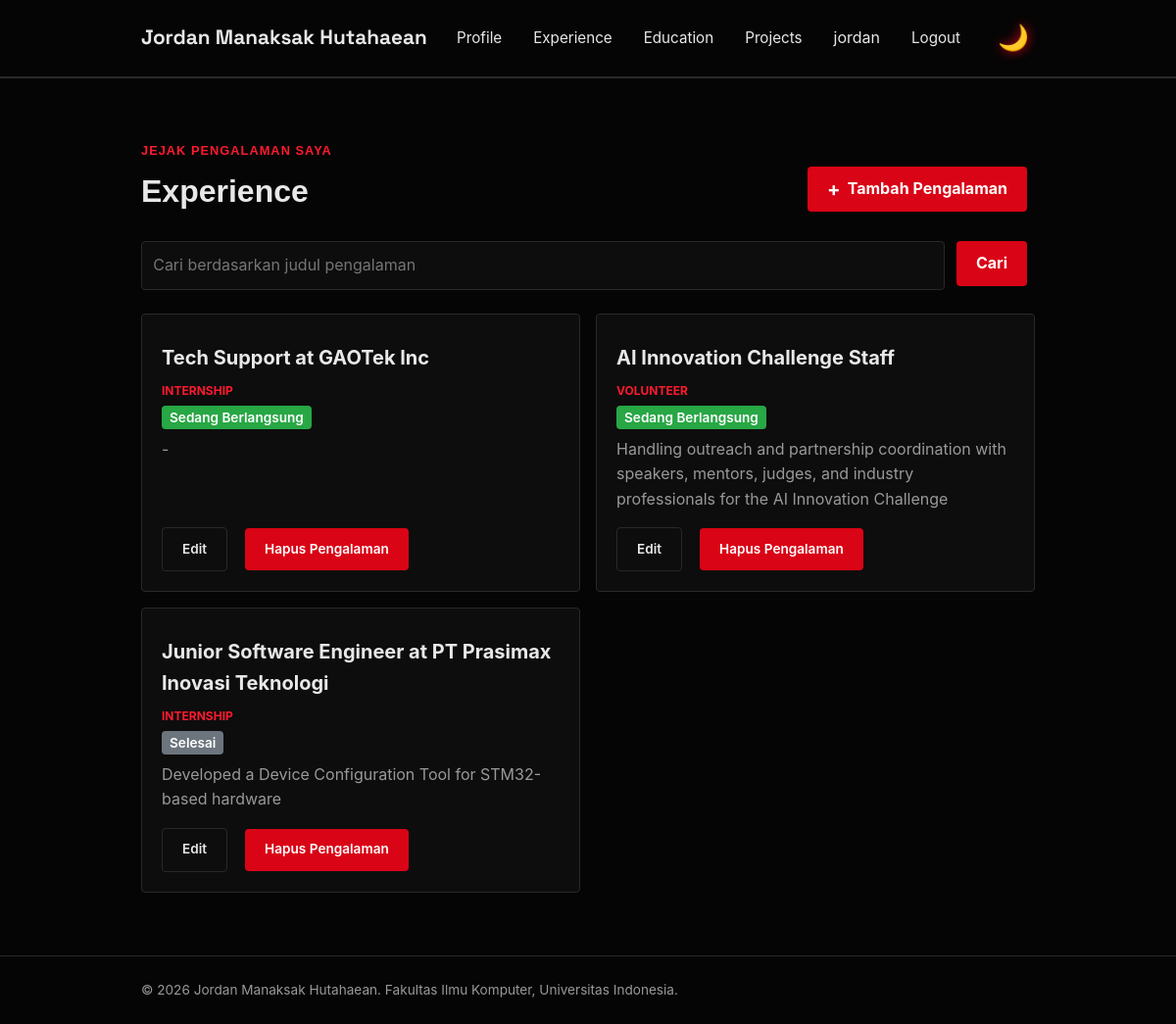
Page /experience/ (signed in) on the committed database.
### main/models.py (models this page shows, shortened)
class Experience(models.Model):
    EXPERIENCE_CHOICES = [
        ('internship', 'Internship'),
        ('research', 'Research'),
        ('volunteer', 'Volunteer'),
        ('part-time', 'Part-Time'),
        ('full-time', 'Full-Time'),
        ('freelance', 'Freelance'),
    ]
    id = models.UUIDField(primary_key=True, default=uuid.uuid4, editable=False)
    title = models.CharField(max_length=255)
    description = models.TextField()
    category = models.CharField(max_length=20, choices=EXPERIENCE_CHOICES, default='full-time')
    thumbnail = models.URLField(blank=True, null=True)
    started_at = models.DateTimeField()
    ended_at = models.DateTimeField(blank=True, null=True)
    class Meta:
        ordering = ['-started_at']
    @property
    def is_ongoing(self):
        return self.ended_at is None

### main/views.py (the view)
# urls.py: path("experience/", show_experience, name="show_experience"),
def show_experience(request):
    json_response = get_experience_json(request)
    experiences = serializers.deserialize(
        "json", json_response.content.decode("utf-8")
    )
    experiences = [exp.object for exp in experiences]
    title_query = request.GET.get("title", "").strip()
    context = {
        "name": "Jordan Manaksak Hutahaean",
        "experience_list": experiences,
        "title_query": title_query,
    }
    return render(request, "experience.html", context)

### main/views.py (called while the page is built)
def get_experience_json(request):
    title_query = request.GET.get("title", "").strip()
    experiences = Experience.objects.all()
    if title_query:
        experiences = experiences.filter(title__icontains=title_query)
    experience_json = serializers.serialize("json", experiences)
    return HttpResponse(experience_json, content_type="application/json")

### templates/experience.html (shortened to what this page needs)
{% extends "base.html" %}
{% block content %}
    <main>
        <section class="experience-section" id="experience">
            <div class="container">
                <p class="section-kicker">Jejak pengalaman saya</p>
                <div class="project-header">
                    <h1>Experience</h1>
                    <a href="{% url 'main:create_experience' %}"
                       class="button project-add-button">
                        <span aria-hidden="true">+</span>
                        Tambah Pengalaman
                    </a>
                </div>
                <form method="get"
                      action="{% url 'main:show_experience' %}"
                      class="project-search">
                    <input type="search"
                           name="title"
                           value="{{ title_query }}"
                           placeholder="Cari berdasarkan judul pengalaman"
                           class="project-search__input"
                           aria-label="Cari berdasarkan judul pengalaman">
                    <button type="submit" class="button">Cari</button>
                </form>
                <div class="experience-grid project-grid">
                    {% for experience in experience_list %}
                        <article class="experience-card">
                            <h2>{{ experience.title }}</h2>
                            <span class="experience-category">{{ experience.get_category_display }}</span>
                            <div class="experience-status" style="margin: 8px 0;">
                                {% if experience.is_ongoing %}
                                    <span class="badge" style="background-color: #28a745; color: white; padding: 4px 8px; border-radius: 4px; font-size: 0.85rem;">
                                        Sedang Berlangsung
                                    </span>
                                {% else %}
                                    <span class="badge" style="background-color: #6c757d; color: white; padding: 4px 8px; border-radius: 4px; font-size: 0.85rem;">
                                        Selesai
                                    </span>
                                {% endif %}
                            </div>
                            <p class="experience-description">{{ experience.description }}</p>
                            <div class="project-card-actions">
                                <div class="project-actions">
                                    <a href="{% url 'main:update_experience' experience.id %}" class="button button-secondary">Edit</a>
                                    {% include "components/experience_delete_modal.html" with experience=experience %}
                                </div>
                            </div>
                        </article>
                    {% empty %}
                        {% if title_query %}
                            <p class="empty-state">Tidak ada pengalaman dengan judul tersebut.</p>
                        {% else %}
                            <p class="empty-state">Belum ada pengalaman yang ditambahkan.</p>
                        {% endif %}
                    {% endfor %}
                </div>
            </div>
        </section>
    </main>
{% endblock content %}

### templates/base.html (shortened to what this page needs)
{% load static %}
<!DOCTYPE html>
<html lang="id">
<head>
    <link rel="stylesheet" href="{% static 'css/style.css' %}">
</head>
<body>
  <header class="site-header">
    <div class="container">
        <a href="{% url 'main:show_main' %}" class="brand">{{ name }}</a>
        <nav>
            <a href="{% url 'main:show_main' %}">Profile</a>
            <a href="{% url 'main:show_experience' %}">Experience</a>
            <a href="{% url 'main:show_education' %}">Education</a>
            <a href="{% url 'main:show_projects' %}">Projects</a>
            {% if user.is_authenticated %}
            <span class="nav-user">{{ user.username }}</span>
            <a href="{% url 'main:logout' %}">Logout</a>
            {% else %}
                <a href="{% url 'main:login' %}">Login</a>
                <a href="{% url 'main:register' %}">Register</a>
            {% endif %}
            <button class="theme-toggle-btn" id="themeToggle" aria-label="Toggle Theme">
            </button>
        </nav>
    </div>
  </header>
  {% block content %} {% endblock content %}
  <footer class="site-footer">
      <div class="container">
          <p>&copy; 2026 {{ name }}. Fakultas Ilmu Komputer, Universitas Indonesia.</p>
      </div>
  </footer>
</body>
</html>

### templates/components/experience_delete_modal.html (shortened to what this page needs)
<p class="experience-status">
    <button type="button"
            class="button button-danger"
            popovertarget="delete-experience-{{ experience.id }}"
            aria-label="Hapus {{ experience.title }}"
            title="Hapus pengalaman">
        Hapus Pengalaman
    </button>
</p>

### static/css/style.css (style rules this page uses)
* { margin: 0; padding: 0; box-sizing: border-box; }
:root { --ink: #e8e8e8; --paper: #050505; --accent: #d90416; --accent-dark: #ff1a2e; --line: #292929; --text-muted: #999999; --card: #0d0d0d; --radius: 4px; --glow: rgba(217, 4, 22, 0.4); }
body { font-family: -apple-system, "Rajdhani", Roboto, Helvetica, Arial, sans-serif; color: var(--ink); background-color: var(--paper); line-height: 1.6; transition: background-color 0.3s ease, color 0.3s ease; }
h1, .brand { font-family: "Space Grotesk", -apple-system, sans-serif; }
.container { max-width: 960px; margin: 0 auto; padding: 0 1.5rem; }
.theme-toggle-btn { background: transparent; border: none; cursor: pointer; padding: 6px; font-size: 1.6rem; line-height: 1; display: flex; align-items: center; justify-content: center; transition: transform 0.2s ease, filter 0.3s ease; filter: drop-shadow(0 0 6px var(--accent)); }
.site-header { border-bottom: 1px solid var(--line); background-color: var(--paper); transition: background-color 0.3s ease, border-color 0.3s ease; }
.site-header .container { display: flex; justify-content: space-between; align-items: center; padding: 1.25rem 1.5rem; }
.brand { font-size: 1.3rem; font-weight: 700; color: var(--ink); text-decoration: none; }
.site-header nav { display: flex; align-items: center; gap: 2rem; }
.site-header nav a { color: var(--ink); text-decoration: none; font-size: 0.95rem; }
.experience-section { padding: 4rem 0; border-top: 1px solid var(--line); }
.section-kicker { color: var(--accent-dark); font-family: "Orbitron", sans-serif; font-size: 0.8rem; font-weight: 700; letter-spacing: 0.08em; text-transform: uppercase; }
.experience-section h1 { margin: 0.4rem 0 1.5rem; font-family: "Orbitron", sans-serif; font-size: 2rem; }
.experience-grid { display: grid; grid-template-columns: repeat(auto-fit, minmax(240px, 1fr)); gap: 1rem; }
.experience-card { padding: 1.25rem; background-color: var(--card); border: 1px solid var(--line); border-radius: var(--radius); transition: transform 0.3s ease, border-color 0.3s ease, box-shadow 0.3s ease, background-color 0.3s ease; }
.experience-category { color: var(--accent-dark); font-size: 0.75rem; font-weight: 700; text-transform: uppercase; }
.experience-card h2 { margin: 0.5rem 0; font-size: 1.25rem; }
.experience-description, .empty-state { color: var(--text-muted); }
.experience-status { margin-top: 1rem; font-size: 0.85rem; font-weight: 600; }
.button { display: inline-block; height: fit-content; border: 0; border-radius: var(--radius); padding: 0.65rem 1.25rem; background: var(--accent); color: #ffffff; cursor: pointer; font: inherit; font-weight: 700; text-decoration: none; transition: all 0.2s ease; margin-right: 0.5rem; }
.button-secondary { background: var(--card); border: 1px solid var(--line); color: var(--ink); }
.button-danger { background: var(--accent); color: #ffffff; }
.project-header { width: 100%; display: flex; justify-content: space-between; align-items: center; gap: 1rem; margin-bottom: 1.5rem; }
.project-grid { display: grid; grid-template-columns: repeat(2, minmax(0, 1fr)); gap: 1rem; }
.project-grid .experience-card { display: flex; flex-direction: column; }
.project-header h1 { margin-bottom: 0; }
.project-add-button { display: inline-flex; align-items: center; gap: 0.45rem; }
.project-add-button span { font-size: 1.25rem; line-height: 1; }
.project-search { display: flex; gap: 0.75rem; margin-bottom: 1.5rem; }
.project-search__input { width: 100%; min-width: 0; padding: 0.7rem; border: 1px solid var(--line); border-radius: var(--radius); background: var(--card); color: var(--ink); font: inherit; transition: background-color 0.3s ease, color 0.3s ease; }
.project-actions { display: flex; align-items: center; flex-wrap: wrap; gap: 10px; margin-top: 1rem; }
.project-actions .button { font-size: 0.85rem; font-weight: 600; }
.project-card-actions { display: flex; flex-direction: column; margin-top: auto; }
.project-actions .experience-status { margin-top: 0; }
.site-footer { padding: 1.5rem; color: var(--text-muted); font-size: 0.85rem; border-top: 1px solid var(--line); background-color: var(--paper); transition: background-color 0.3s ease, border-color 0.3s ease; }

### rows in the picture
Experience: title "Tech Support at GAOTek Inc", category "INTERNSHIP", shows "Sedang Berlangsung", description "-"
Experience: title "AI Innovation Challenge Staff", category "VOLUNTEER", shows "Sedang Berlangsung", description "Handling outreach and partnership coordination with speakers, mentors, judges, and industry professionals for the AI Innovation Challenge"
Experience: title "Junior Software Engineer at PT Prasimax Inovasi Teknologi", category "INTERNSHIP", shows "Selesai", description "Developed a Device Configuration Tool for STM32-based hardware"

### other values in the picture
{{ name }} "Jordan Manaksak Hutahaean"
{{ user.username }} "jordan"
